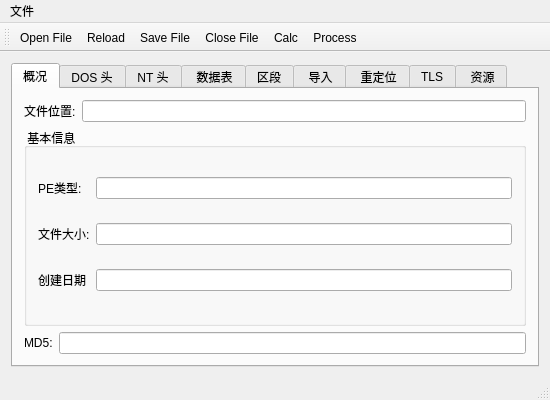
<?xml version="1.0" encoding="UTF-8"?>
<ui version="4.0">
 <class>MainWindow</class>
 <widget class="QMainWindow" name="MainWindow">
  <property name="geometry">
   <rect>
    <x>0</x>
    <y>0</y>
    <width>550</width>
    <height>400</height>
   </rect>
  </property>
  <property name="minimumSize">
   <size>
    <width>550</width>
    <height>400</height>
   </size>
  </property>
  <property name="maximumSize">
   <size>
    <width>800</width>
    <height>600</height>
   </size>
  </property>
  <property name="windowTitle">
   <string>MainWindow</string>
  </property>
  <widget class="QWidget" name="centralWidget">
   <layout class="QGridLayout" name="gridLayout">
    <item row="0" column="0">
     <widget class="QTabWidget" name="tabWidget">
      <property name="currentIndex">
       <number>0</number>
      </property>
      <widget class="QWidget" name="tab">
       <attribute name="title">
        <string>概况</string>
       </attribute>
       <layout class="QGridLayout" name="gridLayout_2">
        <item row="0" column="0" colspan="2">
         <widget class="QLabel" name="label">
          <property name="text">
           <string>文件位置:</string>
          </property>
         </widget>
        </item>
        <item row="0" column="2">
         <widget class="QLineEdit" name="FILE_PATH"/>
        </item>
        <item row="1" column="0" colspan="3">
         <widget class="QGroupBox" name="groupBox">
          <property name="title">
           <string> 基本信息</string>
          </property>
          <layout class="QGridLayout" name="gridLayout_3">
           <item row="0" column="0">
            <widget class="QLabel" name="label_3">
             <property name="text">
              <string>PE类型:</string>
             </property>
            </widget>
           </item>
           <item row="0" column="1">
            <widget class="QLineEdit" name="PE_STYPE"/>
           </item>
           <item row="1" column="0">
            <widget class="QLabel" name="label_4">
             <property name="text">
              <string>文件大小:</string>
             </property>
            </widget>
           </item>
           <item row="1" column="1">
            <widget class="QLineEdit" name="FILE_SIZE"/>
           </item>
           <item row="2" column="0">
            <widget class="QLabel" name="label_5">
             <property name="text">
              <string>创建日期</string>
             </property>
            </widget>
           </item>
           <item row="2" column="1">
            <widget class="QLineEdit" name="CREATE_TIME"/>
           </item>
          </layout>
         </widget>
        </item>
        <item row="2" column="0">
         <widget class="QLabel" name="label_2">
          <property name="text">
           <string>MD5:</string>
          </property>
         </widget>
        </item>
        <item row="2" column="1" colspan="2">
         <widget class="QLineEdit" name="FILE_MD5"/>
        </item>
       </layout>
      </widget>
      <widget class="QWidget" name="tab_2">
       <attribute name="title">
        <string>DOS 头</string>
       </attribute>
       <layout class="QGridLayout" name="gridLayout_4">
        <item row="0" column="0">
         <widget class="QGroupBox" name="DOS_GROUP_BOX">
          <property name="title">
           <string>Image DOS Header</string>
          </property>
          <layout class="QGridLayout" name="gridLayout_11">
           <item row="0" column="0">
            <widget class="QTableWidget" name="DOS_HEADER_TABLE">
             <property name="rowCount">
              <number>31</number>
             </property>
             <property name="columnCount">
              <number>2</number>
             </property>
             <attribute name="horizontalHeaderVisible">
              <bool>false</bool>
             </attribute>
             <attribute name="horizontalHeaderCascadingSectionResizes">
              <bool>false</bool>
             </attribute>
             <attribute name="horizontalHeaderHighlightSections">
              <bool>true</bool>
             </attribute>
             <attribute name="verticalHeaderVisible">
              <bool>false</bool>
             </attribute>
             <attribute name="verticalHeaderCascadingSectionResizes">
              <bool>false</bool>
             </attribute>
             <attribute name="verticalHeaderDefaultSectionSize">
              <number>20</number>
             </attribute>
             <attribute name="verticalHeaderStretchLastSection">
              <bool>false</bool>
             </attribute>
             <row/>
             <row/>
             <row/>
             <row/>
             <row/>
             <row/>
             <row/>
             <row/>
             <row/>
             <row/>
             <row/>
             <row/>
             <row/>
             <row/>
             <row/>
             <row/>
             <row/>
             <row/>
             <row/>
             <row/>
             <row/>
             <row/>
             <row/>
             <row/>
             <row/>
             <row/>
             <row/>
             <row/>
             <row/>
             <row/>
             <row/>
             <column/>
             <column/>
            </widget>
           </item>
          </layout>
         </widget>
        </item>
       </layout>
      </widget>
      <widget class="QWidget" name="tab_5">
       <attribute name="title">
        <string>NT 头</string>
       </attribute>
       <layout class="QGridLayout" name="gridLayout_5">
        <item row="0" column="0">
         <widget class="QGroupBox" name="groupBox_2">
          <property name="title">
           <string>Image NT Header</string>
          </property>
          <layout class="QGridLayout" name="gridLayout_6">
           <item row="0" column="0">
            <widget class="QTabWidget" name="tabWidget_2">
             <property name="currentIndex">
              <number>0</number>
             </property>
             <widget class="QWidget" name="tab_6">
              <attribute name="title">
               <string>File_Header</string>
              </attribute>
              <layout class="QGridLayout" name="gridLayout_7">
               <item row="0" column="0">
                <widget class="QTableWidget" name="File_HEADER_TABLE">
                 <property name="sizeAdjustPolicy">
                  <enum>QAbstractScrollArea::AdjustToContents</enum>
                 </property>
                 <property name="rowCount">
                  <number>0</number>
                 </property>
                 <property name="columnCount">
                  <number>2</number>
                 </property>
                 <attribute name="horizontalHeaderVisible">
                  <bool>false</bool>
                 </attribute>
                 <attribute name="verticalHeaderVisible">
                  <bool>false</bool>
                 </attribute>
                 <attribute name="verticalHeaderDefaultSectionSize">
                  <number>31</number>
                 </attribute>
                 <column/>
                 <column/>
                </widget>
               </item>
              </layout>
             </widget>
             <widget class="QWidget" name="tab_7">
              <attribute name="title">
               <string>Optional_Header</string>
              </attribute>
              <layout class="QGridLayout" name="gridLayout_8">
               <item row="0" column="0">
                <widget class="QTableWidget" name="OPTIONAL_HEADER_TABLE">
                 <property name="sizeAdjustPolicy">
                  <enum>QAbstractScrollArea::AdjustToContents</enum>
                 </property>
                 <property name="columnCount">
                  <number>2</number>
                 </property>
                 <attribute name="horizontalHeaderVisible">
                  <bool>false</bool>
                 </attribute>
                 <attribute name="verticalHeaderVisible">
                  <bool>false</bool>
                 </attribute>
                 <column/>
                 <column/>
                </widget>
               </item>
              </layout>
             </widget>
            </widget>
           </item>
          </layout>
         </widget>
        </item>
       </layout>
      </widget>
      <widget class="QWidget" name="tab_9">
       <attribute name="title">
        <string> 数据表</string>
       </attribute>
       <layout class="QGridLayout" name="gridLayout_9">
        <item row="0" column="0">
         <widget class="QTableWidget" name="DATA_DIRECTORY_TABLE">
          <property name="sizeAdjustPolicy">
           <enum>QAbstractScrollArea::AdjustToContents</enum>
          </property>
          <property name="columnCount">
           <number>3</number>
          </property>
          <attribute name="horizontalHeaderStretchLastSection">
           <bool>false</bool>
          </attribute>
          <attribute name="verticalHeaderVisible">
           <bool>false</bool>
          </attribute>
          <column/>
          <column/>
          <column/>
         </widget>
        </item>
       </layout>
      </widget>
      <widget class="QWidget" name="tab_3">
       <attribute name="title">
        <string>区段</string>
       </attribute>
       <layout class="QGridLayout" name="gridLayout_10">
        <item row="0" column="0">
         <widget class="QTableWidget" name="SECTIONS_HEADER_TABLE">
          <property name="contextMenuPolicy">
           <enum>Qt::CustomContextMenu</enum>
          </property>
          <property name="lineWidth">
           <number>1</number>
          </property>
          <property name="columnCount">
           <number>6</number>
          </property>
          <attribute name="horizontalHeaderVisible">
           <bool>false</bool>
          </attribute>
          <attribute name="verticalHeaderVisible">
           <bool>false</bool>
          </attribute>
          <column/>
          <column/>
          <column/>
          <column/>
          <column/>
          <column/>
         </widget>
        </item>
       </layout>
      </widget>
      <widget class="QWidget" name="tab_4">
       <attribute name="title">
        <string> 导入</string>
       </attribute>
       <layout class="QGridLayout" name="gridLayout_12">
        <item row="0" column="0">
         <widget class="QTableWidget" name="DLL_TABLE">
          <property name="contextMenuPolicy">
           <enum>Qt::CustomContextMenu</enum>
          </property>
          <property name="columnCount">
           <number>4</number>
          </property>
          <attribute name="verticalHeaderVisible">
           <bool>false</bool>
          </attribute>
          <column/>
          <column/>
          <column/>
          <column/>
         </widget>
        </item>
        <item row="1" column="0">
         <widget class="QTableWidget" name="FUNC_TABLE">
          <property name="columnCount">
           <number>2</number>
          </property>
          <attribute name="verticalHeaderVisible">
           <bool>false</bool>
          </attribute>
          <column/>
          <column/>
         </widget>
        </item>
       </layout>
      </widget>
      <widget class="QWidget" name="tab_8">
       <attribute name="title">
        <string> 重定位</string>
       </attribute>
       <layout class="QGridLayout" name="gridLayout_13">
        <item row="0" column="0">
         <layout class="QVBoxLayout" name="RELOC_LAYOUT">
          <item>
           <widget class="QTableWidget" name="RELOCDIR_TABLE">
            <property name="rowCount">
             <number>0</number>
            </property>
            <property name="columnCount">
             <number>3</number>
            </property>
            <attribute name="horizontalHeaderVisible">
             <bool>false</bool>
            </attribute>
            <attribute name="verticalHeaderVisible">
             <bool>false</bool>
            </attribute>
            <column/>
            <column/>
            <column/>
           </widget>
          </item>
          <item>
           <widget class="Line" name="line">
            <property name="frameShadow">
             <enum>QFrame::Raised</enum>
            </property>
            <property name="orientation">
             <enum>Qt::Horizontal</enum>
            </property>
           </widget>
          </item>
          <item>
           <widget class="QTableWidget" name="RELOC_TABLE">
            <property name="columnCount">
             <number>3</number>
            </property>
            <attribute name="horizontalHeaderVisible">
             <bool>false</bool>
            </attribute>
            <attribute name="verticalHeaderVisible">
             <bool>false</bool>
            </attribute>
            <column/>
            <column/>
            <column/>
           </widget>
          </item>
         </layout>
        </item>
       </layout>
      </widget>
      <widget class="QWidget" name="tab_10">
       <attribute name="title">
        <string>TLS</string>
       </attribute>
       <layout class="QGridLayout" name="gridLayout_14">
        <item row="0" column="0">
         <widget class="QTableWidget" name="TLS_TABLE">
          <property name="columnCount">
           <number>3</number>
          </property>
          <attribute name="verticalHeaderVisible">
           <bool>false</bool>
          </attribute>
          <column/>
          <column/>
          <column/>
         </widget>
        </item>
        <item row="1" column="0">
         <widget class="QTextEdit" name="TLS_TEXT_EDIT"/>
        </item>
       </layout>
      </widget>
      <widget class="QWidget" name="tab_11">
       <attribute name="title">
        <string> 资源</string>
       </attribute>
       <layout class="QGridLayout" name="gridLayout_15">
        <item row="0" column="0">
         <widget class="QSplitter" name="splitter">
          <property name="orientation">
           <enum>Qt::Horizontal</enum>
          </property>
          <widget class="QTreeWidget" name="RES_TREE">
           <property name="maximumSize">
            <size>
             <width>200</width>
             <height>16777215</height>
            </size>
           </property>
           <property name="columnCount">
            <number>1</number>
           </property>
           <attribute name="headerVisible">
            <bool>false</bool>
           </attribute>
           <column>
            <property name="text">
             <string notr="true">1</string>
            </property>
           </column>
          </widget>
          <widget class="QWidget" name="layoutWidget">
           <layout class="QVBoxLayout" name="verticalLayout">
            <item>
             <widget class="QGroupBox" name="groupBox_3">
              <property name="minimumSize">
               <size>
                <width>0</width>
                <height>80</height>
               </size>
              </property>
              <property name="maximumSize">
               <size>
                <width>16777215</width>
                <height>80</height>
               </size>
              </property>
              <property name="title">
               <string>Info</string>
              </property>
              <layout class="QGridLayout" name="gridLayout_18">
               <item row="0" column="0">
                <layout class="QGridLayout" name="gridLayout_17">
                 <item row="0" column="0">
                  <layout class="QHBoxLayout" name="horizontalLayout">
                   <item>
                    <widget class="QLabel" name="label_6">
                     <property name="text">
                      <string>OffsetToData(RVA):</string>
                     </property>
                     <property name="alignment">
                      <set>Qt::AlignCenter</set>
                     </property>
                    </widget>
                   </item>
                   <item>
                    <widget class="QLabel" name="label_8">
                     <property name="text">
                      <string>FOA:</string>
                     </property>
                     <property name="alignment">
                      <set>Qt::AlignCenter</set>
                     </property>
                    </widget>
                   </item>
                   <item>
                    <widget class="QLabel" name="label_7">
                     <property name="text">
                      <string>Size:</string>
                     </property>
                     <property name="alignment">
                      <set>Qt::AlignCenter</set>
                     </property>
                    </widget>
                   </item>
                  </layout>
                 </item>
                 <item row="1" column="0">
                  <layout class="QHBoxLayout" name="horizontalLayout_2">
                   <item>
                    <widget class="QLineEdit" name="OffsetToDataEdit"/>
                   </item>
                   <item>
                    <widget class="QLineEdit" name="FOAEdit"/>
                   </item>
                   <item>
                    <widget class="QLineEdit" name="SizeEdit"/>
                   </item>
                  </layout>
                 </item>
                </layout>
               </item>
              </layout>
             </widget>
            </item>
            <item>
             <widget class="QWidget" name="widget" native="true">
              <layout class="QGridLayout" name="gridLayout_16">
               <item row="0" column="0">
                <widget class="QTextEdit" name="RES_DATA_EDIT"/>
               </item>
              </layout>
             </widget>
            </item>
           </layout>
          </widget>
         </widget>
        </item>
       </layout>
      </widget>
     </widget>
    </item>
   </layout>
  </widget>
  <widget class="QToolBar" name="mainToolBar">
   <attribute name="toolBarArea">
    <enum>TopToolBarArea</enum>
   </attribute>
   <attribute name="toolBarBreak">
    <bool>false</bool>
   </attribute>
   <addaction name="actionOpen_File"/>
   <addaction name="actionReload"/>
   <addaction name="actionSave_File"/>
   <addaction name="actionClose_File"/>
   <addaction name="actionCalc"/>
   <addaction name="actionProcess"/>
  </widget>
  <widget class="QMenuBar" name="menuBar">
   <property name="geometry">
    <rect>
     <x>0</x>
     <y>0</y>
     <width>550</width>
     <height>22</height>
    </rect>
   </property>
   <widget class="QMenu" name="menu">
    <property name="title">
     <string>文件</string>
    </property>
    <addaction name="actionOpen_File"/>
    <addaction name="actionSave_File"/>
    <addaction name="actionClose_File"/>
    <addaction name="separator"/>
    <addaction name="actionExit"/>
   </widget>
   <addaction name="menu"/>
  </widget>
  <widget class="QStatusBar" name="statusBar"/>
  <action name="actionOpen_File">
   <property name="icon">
    <iconset resource="resource.qrc">
     <normaloff>:/Resource/Open_32px.ico</normaloff>:/Resource/Open_32px.ico</iconset>
   </property>
   <property name="text">
    <string>Open File</string>
   </property>
   <property name="toolTip">
    <string>打开文件</string>
   </property>
  </action>
  <action name="actionSave_File">
   <property name="icon">
    <iconset resource="resource.qrc">
     <normaloff>:/Resource/Save_32px.ico</normaloff>:/Resource/Save_32px.ico</iconset>
   </property>
   <property name="text">
    <string>Save File</string>
   </property>
   <property name="toolTip">
    <string>保存文件</string>
   </property>
  </action>
  <action name="actionClose_File">
   <property name="icon">
    <iconset resource="resource.qrc">
     <normaloff>:/Resource/Close_32px.ico</normaloff>:/Resource/Close_32px.ico</iconset>
   </property>
   <property name="text">
    <string>Close File</string>
   </property>
   <property name="toolTip">
    <string>关闭文件</string>
   </property>
  </action>
  <action name="actionExit">
   <property name="text">
    <string>Exit</string>
   </property>
   <property name="toolTip">
    <string>退出程序</string>
   </property>
  </action>
  <action name="actionCalc">
   <property name="icon">
    <iconset resource="resource.qrc">
     <normaloff>:/Resource/calc_32px.ico</normaloff>:/Resource/calc_32px.ico</iconset>
   </property>
   <property name="text">
    <string>Calc</string>
   </property>
   <property name="toolTip">
    <string>FA/RVA/VA相互转换</string>
   </property>
  </action>
  <action name="actionReload">
   <property name="icon">
    <iconset resource="resource.qrc">
     <normaloff>:/Resource/Reload_32px.ico</normaloff>:/Resource/Reload_32px.ico</iconset>
   </property>
   <property name="text">
    <string>Reload</string>
   </property>
   <property name="toolTip">
    <string>重新加载</string>
   </property>
  </action>
  <action name="actionProcess">
   <property name="icon">
    <iconset resource="resource.qrc">
     <normaloff>:/Resource/process_32px.ico</normaloff>:/Resource/process_32px.ico</iconset>
   </property>
   <property name="text">
    <string>Process</string>
   </property>
   <property name="toolTip">
    <string>查看进程</string>
   </property>
  </action>
 </widget>
 <layoutdefault spacing="6" margin="11"/>
 <resources>
  <include location="resource.qrc"/>
 </resources>
 <connections/>
</ui>
